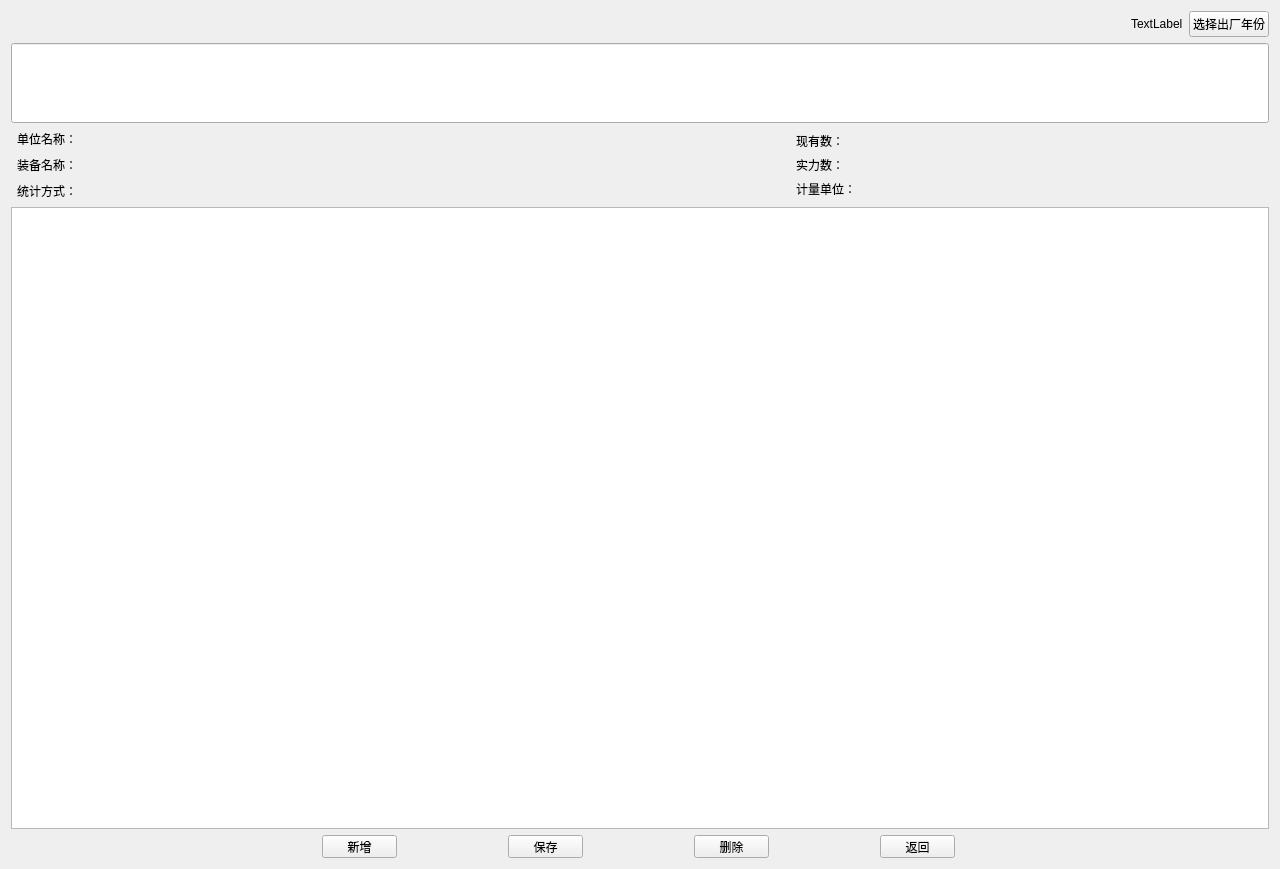
<?xml version="1.0" encoding="UTF-8"?>
<ui version="4.0">
 <class>Form</class>
 <widget class="QWidget" name="Form">
  <property name="geometry">
   <rect>
    <x>0</x>
    <y>0</y>
    <width>1280</width>
    <height>869</height>
   </rect>
  </property>
  <property name="windowTitle">
   <string>Form</string>
  </property>
  <layout class="QGridLayout" name="gridLayout">
   <item row="0" column="1">
    <layout class="QHBoxLayout" name="horizontalLayout_9">
     <item>
      <widget class="QLabel" name="lb_factorYear">
       <property name="text">
        <string>TextLabel</string>
       </property>
      </widget>
     </item>
     <item>
      <widget class="QPushButton" name="pb_chooseFactoryYear">
       <property name="text">
        <string>选择出厂年份</string>
       </property>
      </widget>
     </item>
    </layout>
   </item>
   <item row="2" column="0" colspan="2">
    <layout class="QHBoxLayout" name="horizontalLayout_2">
     <property name="leftMargin">
      <number>6</number>
     </property>
     <item>
      <layout class="QVBoxLayout" name="verticalLayout">
       <item>
        <layout class="QHBoxLayout" name="horizontalLayout_3">
         <property name="spacing">
          <number>0</number>
         </property>
         <item>
          <widget class="QLabel" name="label">
           <property name="text">
            <string>单位名称：</string>
           </property>
          </widget>
         </item>
         <item>
          <widget class="QLabel" name="label_UnitName">
           <property name="sizePolicy">
            <sizepolicy hsizetype="Expanding" vsizetype="Preferred">
             <horstretch>0</horstretch>
             <verstretch>0</verstretch>
            </sizepolicy>
           </property>
           <property name="minimumSize">
            <size>
             <width>334</width>
             <height>20</height>
            </size>
           </property>
           <property name="text">
            <string/>
           </property>
          </widget>
         </item>
        </layout>
       </item>
       <item>
        <layout class="QHBoxLayout" name="horizontalLayout_4">
         <property name="spacing">
          <number>0</number>
         </property>
         <item>
          <widget class="QLabel" name="label_2">
           <property name="text">
            <string>装备名称：</string>
           </property>
          </widget>
         </item>
         <item>
          <widget class="QLabel" name="label_EquipName">
           <property name="sizePolicy">
            <sizepolicy hsizetype="Expanding" vsizetype="Preferred">
             <horstretch>0</horstretch>
             <verstretch>0</verstretch>
            </sizepolicy>
           </property>
           <property name="minimumSize">
            <size>
             <width>334</width>
             <height>20</height>
            </size>
           </property>
           <property name="text">
            <string/>
           </property>
          </widget>
         </item>
        </layout>
       </item>
       <item>
        <layout class="QHBoxLayout" name="horizontalLayout_5">
         <property name="spacing">
          <number>0</number>
         </property>
         <item>
          <widget class="QLabel" name="label_3">
           <property name="text">
            <string>统计方式：</string>
           </property>
          </widget>
         </item>
         <item>
          <widget class="QLabel" name="label_StasticalMethod">
           <property name="sizePolicy">
            <sizepolicy hsizetype="Expanding" vsizetype="Preferred">
             <horstretch>0</horstretch>
             <verstretch>0</verstretch>
            </sizepolicy>
           </property>
           <property name="minimumSize">
            <size>
             <width>334</width>
             <height>20</height>
            </size>
           </property>
           <property name="text">
            <string/>
           </property>
          </widget>
         </item>
        </layout>
       </item>
      </layout>
     </item>
     <item>
      <spacer name="horizontalSpacer">
       <property name="orientation">
        <enum>Qt::Horizontal</enum>
       </property>
       <property name="sizeType">
        <enum>QSizePolicy::Preferred</enum>
       </property>
       <property name="sizeHint" stdset="0">
        <size>
         <width>200</width>
         <height>20</height>
        </size>
       </property>
      </spacer>
     </item>
     <item>
      <layout class="QVBoxLayout" name="verticalLayout_2">
       <property name="spacing">
        <number>0</number>
       </property>
       <property name="leftMargin">
        <number>100</number>
       </property>
       <item>
        <layout class="QHBoxLayout" name="horizontalLayout_6">
         <property name="spacing">
          <number>0</number>
         </property>
         <item>
          <widget class="QLabel" name="label_4">
           <property name="text">
            <string>现有数：</string>
           </property>
          </widget>
         </item>
         <item>
          <widget class="QLabel" name="label_ExistNumber">
           <property name="sizePolicy">
            <sizepolicy hsizetype="Expanding" vsizetype="Preferred">
             <horstretch>0</horstretch>
             <verstretch>0</verstretch>
            </sizepolicy>
           </property>
           <property name="minimumSize">
            <size>
             <width>200</width>
             <height>0</height>
            </size>
           </property>
           <property name="text">
            <string/>
           </property>
          </widget>
         </item>
        </layout>
       </item>
       <item>
        <layout class="QHBoxLayout" name="horizontalLayout_7">
         <property name="spacing">
          <number>0</number>
         </property>
         <item>
          <widget class="QLabel" name="label_6">
           <property name="text">
            <string>实力数：</string>
           </property>
          </widget>
         </item>
         <item>
          <widget class="QLabel" name="label_PowerNumber">
           <property name="sizePolicy">
            <sizepolicy hsizetype="Expanding" vsizetype="Preferred">
             <horstretch>0</horstretch>
             <verstretch>0</verstretch>
            </sizepolicy>
           </property>
           <property name="minimumSize">
            <size>
             <width>200</width>
             <height>0</height>
            </size>
           </property>
           <property name="text">
            <string/>
           </property>
          </widget>
         </item>
        </layout>
       </item>
       <item>
        <layout class="QHBoxLayout" name="horizontalLayout_8">
         <property name="spacing">
          <number>0</number>
         </property>
         <item>
          <widget class="QLabel" name="label_5">
           <property name="text">
            <string>计量单位：</string>
           </property>
          </widget>
         </item>
         <item>
          <widget class="QLabel" name="label_MeasureUnit">
           <property name="sizePolicy">
            <sizepolicy hsizetype="Expanding" vsizetype="Preferred">
             <horstretch>0</horstretch>
             <verstretch>0</verstretch>
            </sizepolicy>
           </property>
           <property name="minimumSize">
            <size>
             <width>200</width>
             <height>0</height>
            </size>
           </property>
           <property name="text">
            <string/>
           </property>
          </widget>
         </item>
        </layout>
       </item>
      </layout>
     </item>
     <item>
      <spacer name="horizontalSpacer_4">
       <property name="orientation">
        <enum>Qt::Horizontal</enum>
       </property>
       <property name="sizeType">
        <enum>QSizePolicy::Fixed</enum>
       </property>
       <property name="sizeHint" stdset="0">
        <size>
         <width>100</width>
         <height>20</height>
        </size>
       </property>
      </spacer>
     </item>
    </layout>
   </item>
   <item row="4" column="0" colspan="2">
    <layout class="QHBoxLayout" name="horizontalLayout" stretch="0,0,0,0,0,0">
     <property name="spacing">
      <number>0</number>
     </property>
     <property name="bottomMargin">
      <number>0</number>
     </property>
     <item>
      <spacer name="horizontalSpacer_2">
       <property name="orientation">
        <enum>Qt::Horizontal</enum>
       </property>
       <property name="sizeType">
        <enum>QSizePolicy::Fixed</enum>
       </property>
       <property name="sizeHint" stdset="0">
        <size>
         <width>200</width>
         <height>20</height>
        </size>
       </property>
      </spacer>
     </item>
     <item>
      <widget class="QPushButton" name="pb_Increase">
       <property name="maximumSize">
        <size>
         <width>75</width>
         <height>23</height>
        </size>
       </property>
       <property name="text">
        <string>新增</string>
       </property>
      </widget>
     </item>
     <item>
      <widget class="QPushButton" name="pb_Save">
       <property name="maximumSize">
        <size>
         <width>75</width>
         <height>23</height>
        </size>
       </property>
       <property name="text">
        <string>保存</string>
       </property>
      </widget>
     </item>
     <item>
      <widget class="QPushButton" name="pb_Delete">
       <property name="maximumSize">
        <size>
         <width>75</width>
         <height>23</height>
        </size>
       </property>
       <property name="text">
        <string>删除</string>
       </property>
      </widget>
     </item>
     <item>
      <widget class="QPushButton" name="pb_back">
       <property name="maximumSize">
        <size>
         <width>75</width>
         <height>23</height>
        </size>
       </property>
       <property name="text">
        <string>返回</string>
       </property>
      </widget>
     </item>
     <item>
      <spacer name="horizontalSpacer_3">
       <property name="orientation">
        <enum>Qt::Horizontal</enum>
       </property>
       <property name="sizeType">
        <enum>QSizePolicy::Fixed</enum>
       </property>
       <property name="sizeHint" stdset="0">
        <size>
         <width>200</width>
         <height>20</height>
        </size>
       </property>
      </spacer>
     </item>
    </layout>
   </item>
   <item row="1" column="0" colspan="2">
    <widget class="QLineEdit" name="lineEdit">
     <property name="minimumSize">
      <size>
       <width>100</width>
       <height>80</height>
      </size>
     </property>
    </widget>
   </item>
   <item row="3" column="0" colspan="2">
    <widget class="QTableWidget" name="tableWidget"/>
   </item>
   <item row="0" column="0">
    <spacer name="horizontalSpacer_5">
     <property name="orientation">
      <enum>Qt::Horizontal</enum>
     </property>
     <property name="sizeHint" stdset="0">
      <size>
       <width>40</width>
       <height>20</height>
      </size>
     </property>
    </spacer>
   </item>
  </layout>
 </widget>
 <resources/>
 <connections/>
</ui>
